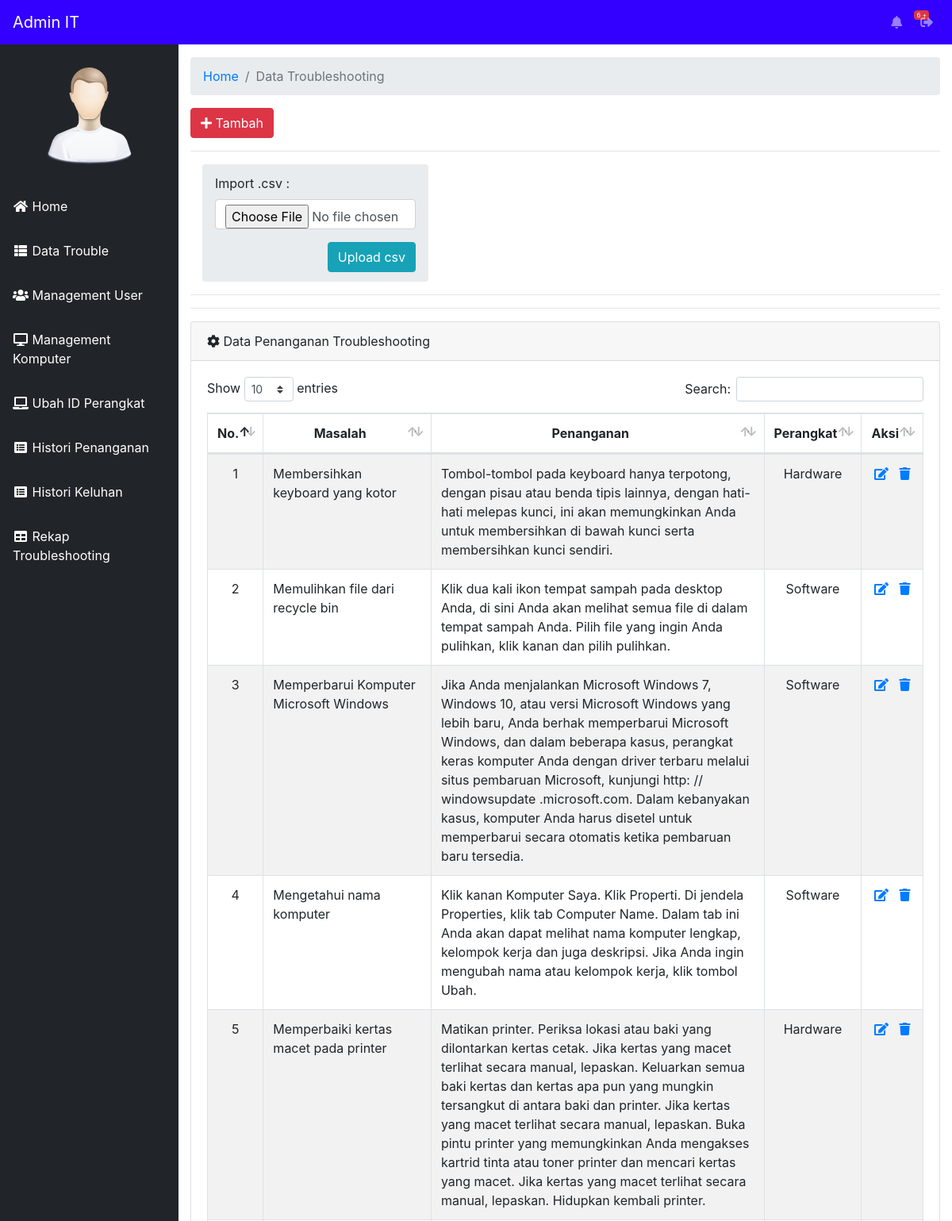
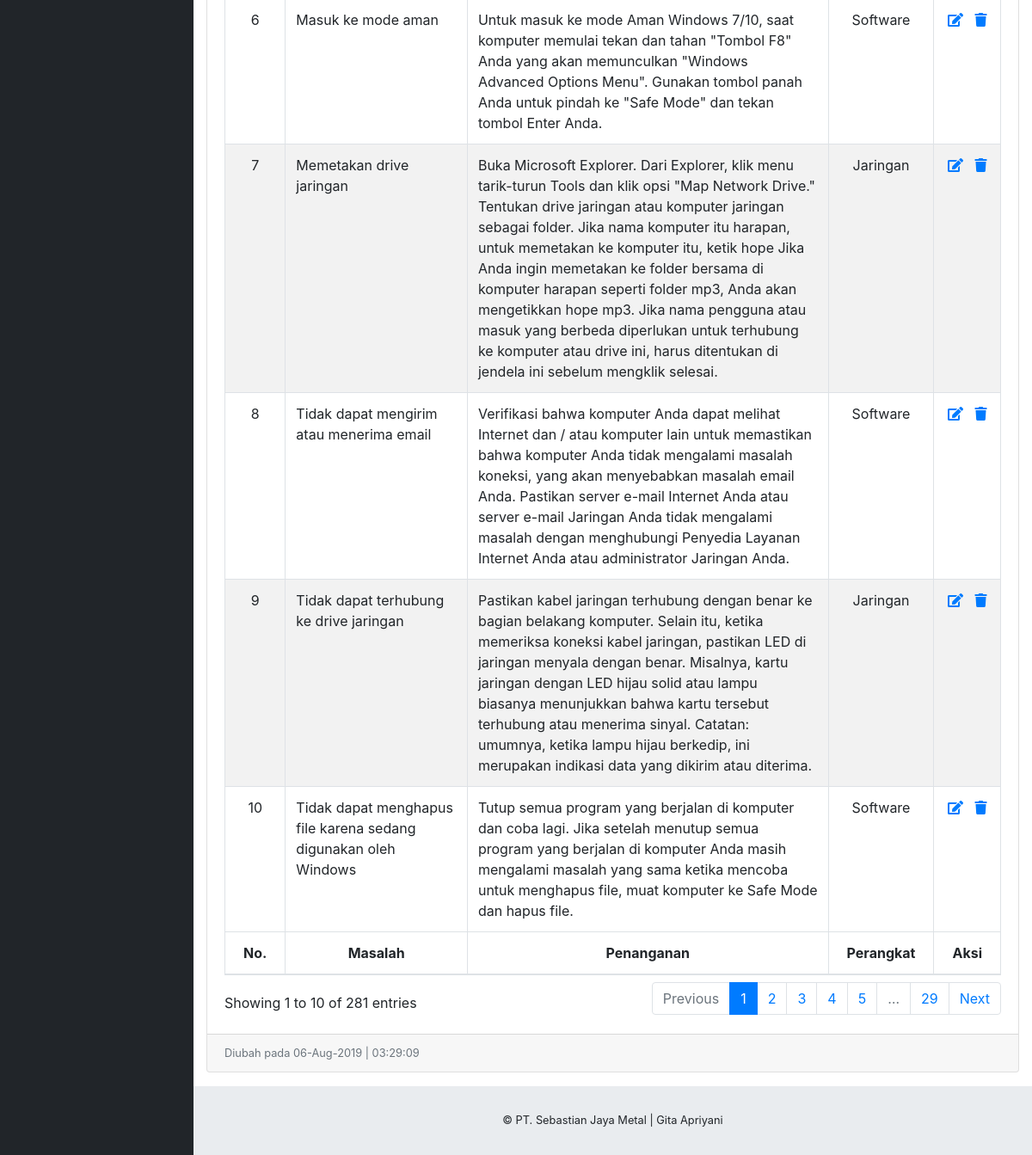
The page /staff/index.php?halaman=data-trouble (signed in) on the database its author committed (2 pictures, top to bottom).
### tables this page shows
CREATE TABLE IF NOT EXISTS `tbl_keluhan` (
  `id_keluhan` int(25) NOT NULL AUTO_INCREMENT,
  `keluhan` text NOT NULL,
  `normalisasi` text NOT NULL,
  `penanganan` text NOT NULL,
  `perangkat` varchar(30) NOT NULL,
  PRIMARY KEY (`id_keluhan`)
);

### staff/data-trouble.php (the view, shortened to what this page needs)
<div class="container-fluid">
        <ol class="breadcrumb">
          <li class="breadcrumb-item">
            <a href="index.php">Home</a>
          </li>
          <li class="breadcrumb-item active">Data Troubleshooting</li>
        </ol>
        <a href="index.php?halaman=tambah-trouble" class="btn btn-danger"><span class="fa fa-plus"></span> Tambah</a>
        <hr>
        <div class="col-lg-4">
        <ol class="breadcrumb">
          <li class="breadcrumb-item">
            <form method="post" enctype="multipart/form-data" action="">
              <div class="form-group">
                <label for="keluhan">Import .csv :</label>
                <input type="file" class="form-control" name="file" id="file" accept=".csv" required="required">
              </div>
              <button type="submit" id="submit" name="import" class="btn btn-info float-right">Upload csv</button>
            </form><br>
          </li>
        </ol>
        </div>
        <hr>
        <hr>
        <div class="card mb-3">
          <div class="card-header">
            <i class="fas fa-cog fa-spin"></i>
            Data Penanganan Troubleshooting</div>
          <div class="card-body">
            <div class="table-responsive">
              <table class="table table-striped table-bordered table-hover" id="dataTable">
                  <thead>
                      <tr>
                          <th><center>No.</center></th>
                          <th><center>Masalah</center></th>
                          <th><center>Penanganan</center></th>
                          <th><center>Perangkat</center></th>
                          <th><center>Aksi</center></th>
                      </tr>
                  </thead>
                  <tfoot>
                      <tr>
                          <th><center>No.</center></th>
                          <th><center>Masalah</center></th>
                          <th><center>Penanganan</center></th>
                          <th><center>Perangkat</center></th>
                          <th><center>Aksi</center></th>
                      </tr>
                  </tfoot>
                  <tbody>
                      <?php
                      $no = 1;
                      include '../config/koneksi.php';
                      $query = mysqli_query($konek, "SELECT * FROM tbl_keluhan") or die(mysqli_error());
                        if(mysqli_num_rows($query) == 0){
                          echo '<tr><td align="center">Tidak ada data!</td></tr>';
                        }
                        else{
                          while ($data = mysqli_fetch_array($query)) {
                            ?>
                        <tr>
                            <td><center><?php echo $no++; ?></center></td>
                            <td><?php echo $data['keluhan']; ?></td>
                            <td><?php echo $data['penanganan']; ?></td>
                            <td><center><?php echo $data['perangkat']; ?></center></td>
                            <td><center>
                              <a href="index.php?halaman=edit-trouble&id=<?php echo $data['id_keluhan'];?>" title="Edit Data"><span class="fa fa-edit"></span></a>&nbsp;&nbsp;
                              <a href="../config/delete_trouble.php?id=<?php echo $data['id_keluhan'];?>" title="Hapus Data" onclick="return confirm('Hapus Data ini?');"><span class="fas fa-trash"></span></a></center>
                            </td>
                        </tr>
                          <?php
                        }
                        }
                        ?>
                  </tbody>
              </table>
            </div>
          </div>
          <div class="card-footer small text-muted">Diubah pada <?php echo date("d-M-Y | H:i:s"); ?></div>
        </div>
      </div>

### staff/index.php (shortened to what this page needs)
<?php
$level      = $_SESSION['level'];
if(isset($_GET['halaman'])) $halaman = $_GET['halaman']; else $halaman="home";
?>
<!DOCTYPE html>
<html lang="en">
<head>
  <link href="vendor/fontawesome-free/css/all.min.css" rel="stylesheet" type="text/css">
  <link href="vendor/datatables/dataTables.bootstrap4.css" rel="stylesheet">
  <link href="css/sb-admin.css" rel="stylesheet">
</head>
<?php
include '../config/koneksi.php';
    $queryNotif  = "SELECT * FROM tbl_laporan WHERE status = '1' OR status = '0'";
    $sqlNotif    = mysqli_query($konek,$queryNotif) or die (mysqli_error($konek));
    $countNotif  = mysqli_num_rows($sqlNotif);
?>
<body id="page-top">
  <nav class="navbar navbar-expand navbar-dark static-top" style="background-color: #3300FF;">
    <a class="navbar-brand mr-1" href="index.html"><?php echo $level ?> IT</a>
    <ul class="navbar-nav ml-auto ml-md-0">
       <?php
           if($level=="Admin")
              {
                   include ('notif1.php');
              }
           elseif($level=="Staff")
               {
                   include ('notif.php');
               }
           ?>
    </ul>
  </nav>
  <div id="wrapper">
    <ul class="sidebar navbar-nav">
      <br>
      <li class="text-center">
          <img src="../images/find_user.png" class="user-image img-responsive"/>
      </li><br>
      <li class="nav-item active">
        <a href="index.php" class="nav-link"><i class="fas fa-fw fa-home"></i> Home</a>
      </li>
      <?php
          if($level=="Admin")
             {
                  include ('halaman-admin.php');
             }
          elseif($level=="Staff")
              {
                  include ('halaman-staff.php');
              }
          ?>
    </ul>
    <div id="content-wrapper">
      <?php
      if($halaman=="home")                             include "home.php";
            else if($halaman=="management-user")       include "management-user.php";
            else if($halaman=="edit-user")             include "edit-user.php";
            else if($halaman=="management-idperangkat") include "management-idperangkat.php";
            else if($halaman=="edit-idperangkat")       include "edit-idperangkat.php";
            else if($halaman=="management-komputer")   include "management-komputer.php";
            else if($halaman=="edit-komputer")         include "edit-komputer.php";
            else if($halaman=="tambah-komputer")       include "tambah-komputer.php";
            else if($halaman=="data-trouble")          include "data-trouble.php";
      ?>
      <footer class="sticky-footer">
        <div class="container my-auto">
          <div class="copyright text-center my-auto">
            <span>© PT. Sebastian Jaya Metal | Gita Apriyani</span>
          </div>
        </div>
      </footer>
    </div>
  </div>
</body>
</html>

### staff/notif1.php (shortened to what this page needs)
<li class="nav-item dropdown no-arrow mx-1">
  <a class="nav-link dropdown-toggle" href="?halaman=laporanmasuk" id="userDropdown" role="button" aria-haspopup="true" aria-expanded="false">
    <i class="fas fa-bell fa-fw" title="Laporan Masuk"></i>
    <span class="badge badge-danger" id="notif"><?php echo $countNotif; ?> +</span>
  </a>
</li>
<li class="nav-item dropdown no-arrow">
  <a class="nav-link dropdown-toggle" href="#" id="userDropdown" role="button" data-toggle="modal" data-target="#logoutModal" aria-haspopup="true" aria-expanded="false">
    <i class="fas fa-sign-out-alt" title="Keluar"></i>
  </a>
</li>

### staff/halaman-admin.php
<li class="nav-item active">
  <a href="index.php?halaman=data-trouble" class="nav-link"><i class="fas fa-fw fa-th-list"></i> Data Trouble</a>
</li>
<li class="nav-item active">
  <a href="index.php?halaman=management-user" class="nav-link"><i class="fas fa-fw fa-users"></i> Management User</a>
</li>
<li class="nav-item active">
  <a href="index.php?halaman=management-komputer" class="nav-link"><i class="fas fa-fw fa-desktop"></i> Management Komputer</a>
</li>
<li class="nav-item active">
  <a href="index.php?halaman=management-idperangkat" class="nav-link"><i class="fas fa-fw fa-laptop"></i> Ubah ID Perangkat</a>
</li>
<li class="nav-item active">
  <a href="index.php?halaman=laporan-selesai" class="nav-link"><i class="fas fa-fw fa-list-alt"></i> Histori Penanganan</a>
</li>
<li class="nav-item active">
  <a href="index.php?halaman=histori-keluhan" class="nav-link"><i class="fas fa-fw fa-list-alt"></i> Histori Keluhan</a>
</li>
<li class="nav-item active">
  <a href="index.php?halaman=rekap" class="nav-link"><i class="fas fa-fw fa-table"></i> Rekap Troubleshooting</a>
</li>

### rows shown on the page
tbl_keluhan: keluhan "Membersihkan keyboard yang kotor", penanganan "Tombol-tombol pada keyboard hanya terpotong, dengan pisau atau benda tipis lainnya, dengan hati-hati melepas kunci, ini akan memungkinkan Anda untuk membersihkan di bawah kunci serta membersihkan kunci sendiri.", perangkat "Hardware"
tbl_keluhan: keluhan "Memulihkan file dari recycle bin", penanganan "Klik dua kali ikon tempat sampah pada desktop Anda, di sini Anda akan melihat semua file di dalam tempat sampah Anda. Pilih file yang ingin Anda pulihkan, klik kanan dan pilih pulihkan.", perangkat "Software"
tbl_keluhan: keluhan "Memperbarui Komputer Microsoft Windows", penanganan "Jika Anda menjalankan Microsoft Windows 7, Windows 10, atau versi Microsoft Windows yang lebih baru, Anda berhak memperbarui Microsoft Windows, dan dalam beberapa kasus, perangkat keras komputer Anda dengan driver terbaru melalui situs pembaruan Microsoft, kunjungi http: // windowsupdate .microsoft.com. Dalam kebanyakan kasus, komputer Anda harus disetel untuk memperbarui secara otomatis ketika pembaruan baru tersedia.", perangkat "Software"
tbl_keluhan: keluhan "Mengetahui nama komputer", penanganan "Klik kanan Komputer Saya. Klik Properti. Di jendela Properties, klik tab Computer Name. Dalam tab ini Anda akan dapat melihat nama komputer lengkap, kelompok kerja dan juga deskripsi. Jika Anda ingin mengubah nama atau kelompok kerja, klik tombol Ubah.", perangkat "Software"
tbl_keluhan: keluhan "Memperbaiki kertas macet pada printer", penanganan "Matikan printer. Periksa lokasi atau baki yang dilontarkan kertas cetak. Jika kertas yang macet terlihat secara manual, lepaskan. Keluarkan semua baki kertas dan kertas apa pun yang mungkin tersangkut di antara baki dan printer. Jika kertas yang macet terlihat secara manual, lepaskan. Buka pintu printer yang memungkinkan Anda mengakses kartrid tinta atau toner printer dan mencari kertas yang macet. Jika kertas yang macet terlihat secara manual, lepaskan. Hidupkan kembali printer.", perangkat "Hardware"
tbl_keluhan: keluhan "Masuk ke mode aman", penanganan "Untuk masuk ke mode Aman Windows 7/10, saat komputer memulai tekan dan tahan \"Tombol F8\" Anda yang akan memunculkan \"Windows Advanced Options Menu\". Gunakan tombol panah Anda untuk pindah ke \"Safe Mode\" dan tekan tombol Enter Anda.", perangkat "Software"
tbl_keluhan: keluhan "Memetakan drive jaringan", penanganan "Buka Microsoft Explorer. Dari Explorer, klik menu tarik-turun Tools dan klik opsi \"Map Network Drive.\" Tentukan drive jaringan atau komputer jaringan sebagai folder. Jika nama komputer itu harapan, untuk memetakan ke komputer itu, ketik hope Jika Anda ingin memetakan ke folder bersama di komputer harapan seperti folder mp3, Anda akan mengetikkan hope mp3. Jika nama pengguna atau masuk yang berbeda diperlukan untuk terhubung ke komputer atau drive ini, harus ditentukan di jendela ini sebelum mengklik selesai.", perangkat "Jaringan"
tbl_keluhan: keluhan "Tidak dapat mengirim atau menerima email", penanganan "Verifikasi bahwa komputer Anda dapat melihat Internet dan / atau komputer lain untuk memastikan bahwa komputer Anda tidak mengalami masalah koneksi, yang akan menyebabkan masalah email Anda. Pastikan server e-mail Internet Anda atau server e-mail Jaringan Anda tidak mengalami masalah dengan menghubungi Penyedia Layanan Internet Anda atau administrator Jaringan Anda.", perangkat "Software"
tbl_keluhan: keluhan "Tidak dapat terhubung ke drive jaringan", penanganan "Pastikan kabel jaringan terhubung dengan benar ke bagian belakang komputer. Selain itu, ketika memeriksa koneksi kabel jaringan, pastikan LED di jaringan menyala dengan benar. Misalnya, kartu jaringan dengan LED hijau solid atau lampu biasanya menunjukkan bahwa kartu tersebut terhubung atau menerima sinyal. Catatan: umumnya, ketika lampu hijau berkedip, ini merupakan indikasi data yang dikirim atau diterima.", perangkat "Jaringan"
tbl_keluhan: keluhan "Tidak dapat menghapus file karena sedang digunakan oleh Windows", penanganan "Tutup semua program yang berjalan di komputer dan coba lagi. Jika setelah menutup semua program yang berjalan di komputer Anda masih mengalami masalah yang sama ketika mencoba untuk menghapus file, muat komputer ke Safe Mode dan hapus file.", perangkat "Software"

### other values the page prints
$level "Admin"
$countNotif "6"
